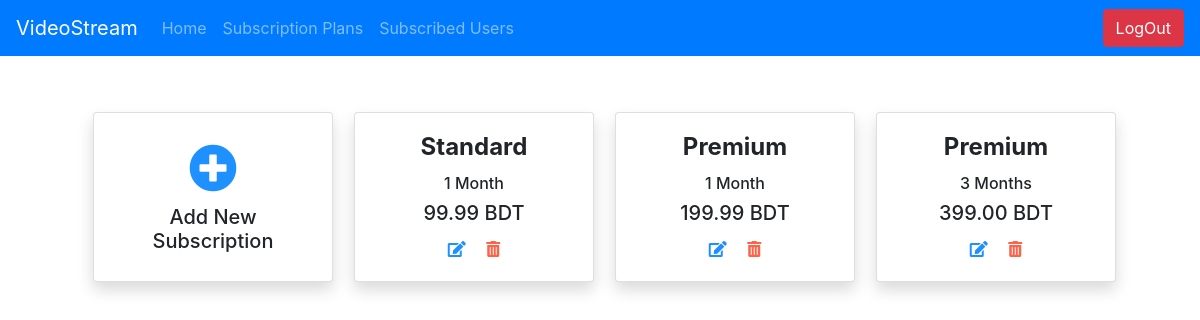
The page /video_stream_admin/subscription_plans/ (signed in) on the database its author committed.
### video_stream_app/models.py (models this page shows, shortened)
class Subscription(models.Model):
    id = models.AutoField(primary_key=True)
    subscription_type = models.ForeignKey(SubscriptionType,
                                        on_delete=models.SET_NULL, blank=True, null=True)
    subscription_price = models.DecimalField(
        max_digits=10, decimal_places=2, default=0)
    subscription_validity = models.IntegerField(
        default=0, verbose_name='subscription_validity (Months)')
    created_at = models.DateTimeField(auto_now_add=True)
    updated_at = models.DateField(auto_now=True)

class SubscriptionType(models.Model):
    id = models.AutoField(primary_key=True)
    type_name = models.CharField(
        max_length=50, blank=False, null=False, unique=True)

### video_stream_app/views.py (the view)
# urls.py: path('video_stream_admin/subscription_plans/', views.subscription_plan_list,
@login_required(login_url='/login/')
def subscription_plan_list(request):
    return render(request, 'subscriptions.html',
                  {
                      'subscriptions': models.Subscription.objects.all(),
                      'title': 'Available Plans',
                      'is_logged_in': request.user.is_authenticated,
                      'home': 'active',
                      'admin': True
                  })

### video_stream_app/templates/video_stream_app/subscriptions.html (shortened to what this page needs)
{% extends 'base.html' %}
{% load static %}
{% block content %}
    <div class="container">
        <div class="m-5 text-center">
            <div class="row">
                <div class="col-md-3 my-2">
                    <div class="card shadow" style="width: 15rem;">
                        <div class="card-body">
                            <a href="/video_stream_admin/subscriptions/add/">
                                <span style="font-size: 48px; color: Dodgerblue;">
                                    <i class="fas fa-plus-circle"></i>
                                </span>
                            </a>
                            <h5> Add New Subscription </h5>
                        </div>
                    </div>
                </div>
                {% for subscription in subscriptions %}
                    <div class="col-md-3 my-2">
                        <div class="card shadow" style="width: 15rem;">
                            <div class="card-body">
                                <h4 class="card-title"> <strong>{{ subscription.subscription_type.type_name}}</strong></h4>
                                <h6>
                                    {{ subscription.subscription_validity}}
                                    {% if subscription.subscription_validity == 1 %}
                                        Month
                                    {% else %}
                                        Months
                                    {% endif %}
                                </h6>
                                <h5> {{ subscription.subscription_price}} BDT </h5>
                                <div class="pt-1">
                                    <span style="color: Dodgerblue;" class="pr-2">
                                        <i class="fas fa-edit"></i>
                                    </span>
                                    <span style="color: tomato;" class="pl-2">
                                        <i class="fas fa-trash-alt"></i>
                                    </span>
                                </div>
                            </div>
                        </div>
                    </div>
                {% endfor %}
            </div>
        </div>
    </div>
{% endblock %}

### video_stream_app/templates/video_stream_app/base.html (shortened to what this page needs)
<!doctype html>
<html class="no-js" lang="en">
    <head>
        {% load static %}
        <link rel="stylesheet" href="https://pro.fontawesome.com/releases/v5.10.0/css/all.css"/>
        <link rel="stylesheet" href="https://stackpath.bootstrapcdn.com/bootstrap/4.5.2/css/bootstrap.min.css">
    </head>
    <body>
        <nav class="navbar navbar-expand-lg navbar-dark bg-primary">
            {% if admin %}
                <a class="navbar-brand" href="/admin_home/">VideoStream</a>
            {% else %}
                <a class="navbar-brand" href="/">VideoStream</a>
            {% endif %}
            <div class="collapse navbar-collapse" id="navbarSupportedContent">
                <ul class="navbar-nav mr-auto">
                    {% if admin %}
                        <li class="nav-item {{ admin_home }}">
                            <a class="nav-link" href="/admin_home/">Home <span class="sr-only">(current)</span></a>
                        </li>
                    {% else %}
                        <li class="nav-item {{ home }}">
                            <a class="nav-link" href="/">Home <span class="sr-only">(current)</span></a>
                        </li>
                    {% endif %}
                    {% if not admin %}
                        {% if not is_logged_in %}
                            <li class="nav-item {{ signup }}">
                                <a class="nav-link" href="/signup/">Signup</a>
                            </li>
                            <li class="nav-item {{ login }}">
                                <a class="nav-link" href="/login/">LogIn</a>
                            </li>
                        {% endif %}
                    {% else %}
                        <li class="nav-item {{ subscription_plans }}">
                            <a class="nav-link" href="/video_stream_admin/subscription_plans/">Subscription Plans</a>
                        </li>
                        <li class="nav-item {{ subscribed_users }}">
                            <a class="nav-link" href="/video_stream_admin/subscribed_users/">Subscribed Users</a>
                        </li>
                    {% endif %}
                </ul>
                {% if is_logged_in %}
                    {% if admin %}
                        <a href="/admin_logout/">
                            <button class="btn btn-danger my-2 my-sm-0" type="submit">LogOut</button>
                        </a>
                    {% else %}
                        <a href="/logout/">
                            <button class="btn btn-danger my-2 my-sm-0" type="submit">LogOut</button>
                        </a>
                    {% endif %}
                {% endif %}
            </div>
        </nav>
                                {% block content %} {% endblock %}
    </body>
</html>

### rows shown on the page
Subscription: subscription_type.type_name "Standard", subscription_validity "1", shows "Month", subscription_price "99.99"
Subscription: subscription_type.type_name "Premium", subscription_validity "1", shows "Month", subscription_price "199.99"
Subscription: subscription_type.type_name "Premium", subscription_validity "3", shows "Months", subscription_price "399.00"
